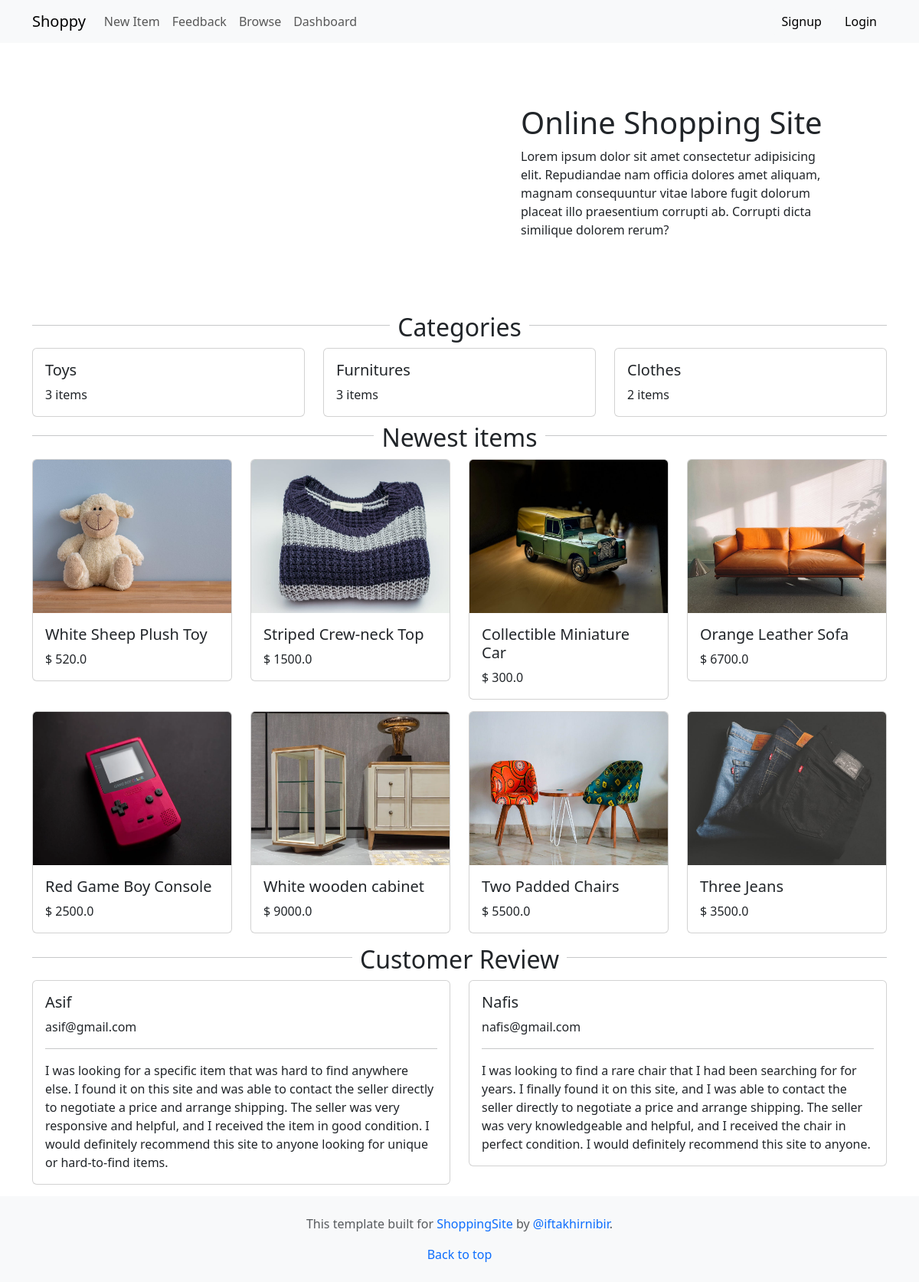
The page / on the database its author committed.
### item/models.py (models this page shows, shortened)
class Category(models.Model):
    name = models.CharField(max_length=255)
    class Meta:
        verbose_name_plural = 'Categories'

class Item(models.Model):
    category = models.ForeignKey(Category, related_name='items', on_delete=models.CASCADE) #It's a foreign key field, which means it will establish a link between Item and Category models. An item will be associated with a category."related_name='items'":It means that we can access all items associated with a category using category.items.all(). 'on_delete=models.CASCADE': which means that when a Category is deleted, all associated Item records will also be deleted.
    name = models.CharField(max_length=255)
    description = models.TextField(blank=True, null=True)
    price = models.FloatField()
    image = models.ImageField(upload_to='item_images', blank=True, null=True) #Django will created the uploaded folder for us if it doesn't exist. In case the user doesn't want to provide an image so black = True and null = True
    is_sold = models.BooleanField(default=False)
    created_by = models.ForeignKey(User, related_name='items', on_delete=models.CASCADE)
    created_at = models.DateTimeField(auto_now_add=True)

### core/models.py (models this page shows, shortened)
class Review(models.Model):
    name = models.CharField(max_length=255)
    email = models.EmailField()
    message = models.TextField()
    is_viewed = models.BooleanField(default=False)

### core/views.py (the view)
# urls.py: path("", views.index, name="index"),
def index(request):
    items = Item.objects.filter(is_sold=False)[0:8] #because we don't want product that is sold
    categories = Category.objects.all()
    reviews = Review.objects.filter(is_viewed=True)
    return render(request, 'index.html', {
        'categories': categories,
        'items': items,
        'reviews': reviews,
    })

### core/templates/index.html (shortened to what this page needs)
{% extends 'base.html' %}
{% block content %}
<div class="container">
  <div class="row">
      <div class="col-md-6">
      </div>
      <div style="padding: 80px;" class="col-md-6">
          <h1 class="mt-4 mt-md-0">Online Shopping Site</h1>
          <p>
              Lorem ipsum dolor sit amet consectetur adipisicing elit. Repudiandae nam officia dolores amet aliquam, magnam consequuntur vitae labore fugit dolorum placeat illo praesentium corrupti ab. Corrupti dicta similique dolorem rerum?
          </p>
      </div>
  </div>
</div>
<div style="display: flex;">
<hr style="flex-grow: 1;">
<h2 style="text-align: center; margin: 0 10px; margin-bottom: 8px;" >Categories</h2>
<hr style="flex-grow: 1;">
</div>
<div style="margin-bottom: 8px;" class="categories">
    <div class="row">
      {% for category in categories %}
      <div class="col-md-4">
          <div class="card">
              <div class="card-body">
                  <h5 class="card-title">{{category.name}}</h5>
                  <p class="card-text">{{category.items.count}} items</p>
              </div>
          </div>
      </div>
      {% endfor %}
  </div>
  </div>
<div style="display: flex;">
    <hr style="flex-grow: 1;">
    <h2 style="text-align: center; margin: 0 10px; margin-bottom: 8px;" >Newest items</h2>
    <hr style="flex-grow: 1;">
</div>
<div class="item">
  <div class="row">
    {% for item in items %}
    <div class="col-md-3">
        <a style="text-decoration: none;" href="{% url 'item:detail' item.id %}">
        <div class="card" style="margin-bottom: 15px;">
            <img src="{{item.image.url}}" class="card-img-top" alt="Image 1" width="200px" height="200px">
            <div class="card-body">
                <h5 class="card-title">{{item.name}}</h5>
                <p class="card-text">$ {{item.price}}</p>
            </div>
        </div>
    </a>
    </div>
    {% endfor %}
</div>
</div>
  <div class="reviews">
    <div style="display: flex; margin-bottom: 8px;">
        <hr style="flex-grow: 1">
        <h2 style="text-align: center; margin: 0 10px;">Customer Review</h2>
        <hr style="flex-grow: 1">
    </div>
    <div class="row" style="margin-bottom: 15px;">
      {% for review in reviews %}
        <div class="col-sm-6 mb-3 mb-sm-0">
          <div class="card">
            <div class="card-body">
              <h5 class="card-title"><sub></sub> {{review.name}}</h5>
              <p>{{review.email}}</p>
              <hr>
              <p class="card-text">{{review.message}}</p>
            </div>
          </div>
        </div>
        {% endfor %}
      </div>
  </div>
{% endblock %}

### rows shown on the page
Category: name "Toys", items.count "3"
Category: name "Furnitures", items.count "3"
Category: name "Clothes", items.count "2"
Item: image (picture), name "White Sheep Plush Toy", price "520.0"
Item: image (picture), name "Striped Crew-neck Top", price "1500.0"
Item: image (picture), name "Collectible Miniature Car", price "300.0"
Item: image (picture), name "Orange Leather Sofa", price "6700.0"
Item: image (picture), name "Red Game Boy Console", price "2500.0"
Item: image (picture), name "White wooden cabinet", price "9000.0"
Item: image (picture), name "Two Padded Chairs", price "5500.0"
Item: image (picture), name "Three Jeans", price "3500.0"
Review: name "Asif", email "asif@gmail.com", message "I was looking for a specific item that was hard to find anywhere else. I found it on this site and was able to contact the seller directly to negotiate a price and arrange shipping. The seller was very responsive and helpful, and I received the item in good condition. I would definitely recommend this site to anyone looking for unique or hard-to-find items."
Review: name "Nafis", email "nafis@gmail.com", message "I was looking to find a rare chair that I had been searching for for years. I finally found it on this site, and I was able to contact the seller directly to negotiate a price and arrange shipping. The seller was very knowledgeable and helpful, and I received the chair in perfect condition. I would definitely recommend this site to anyone."
